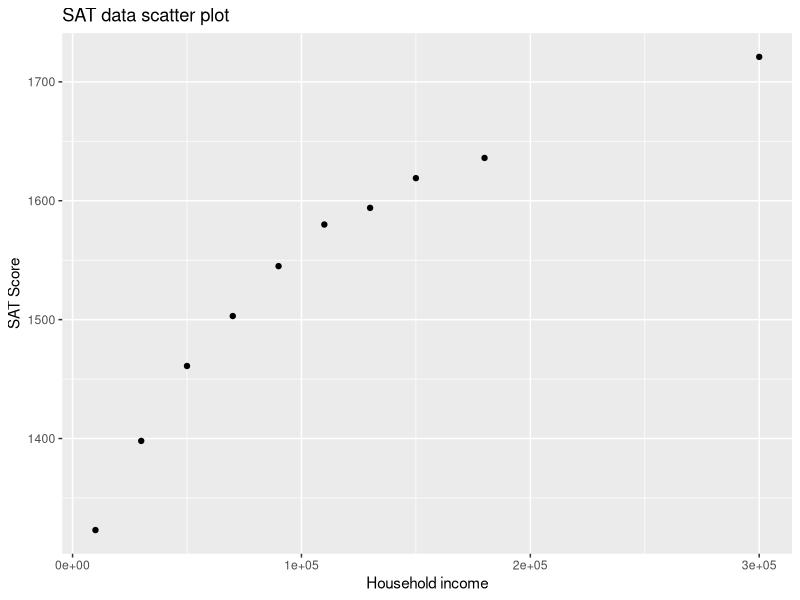
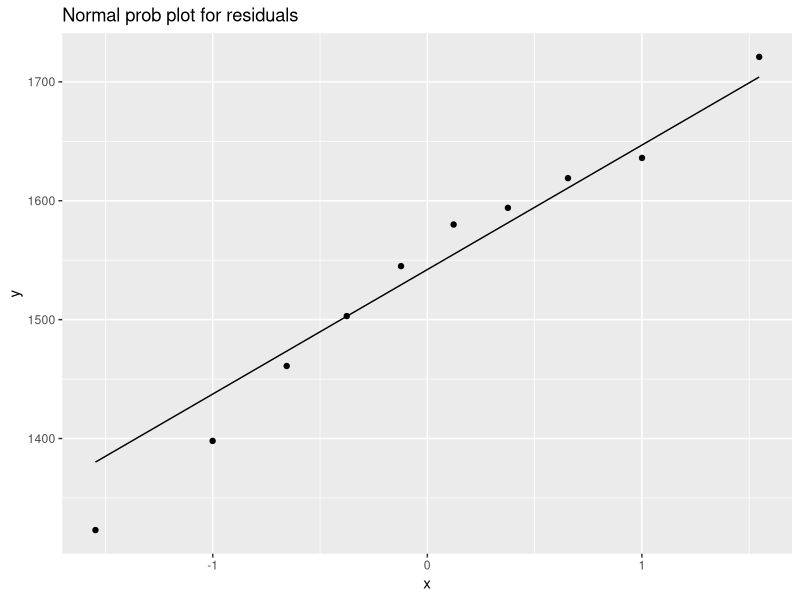
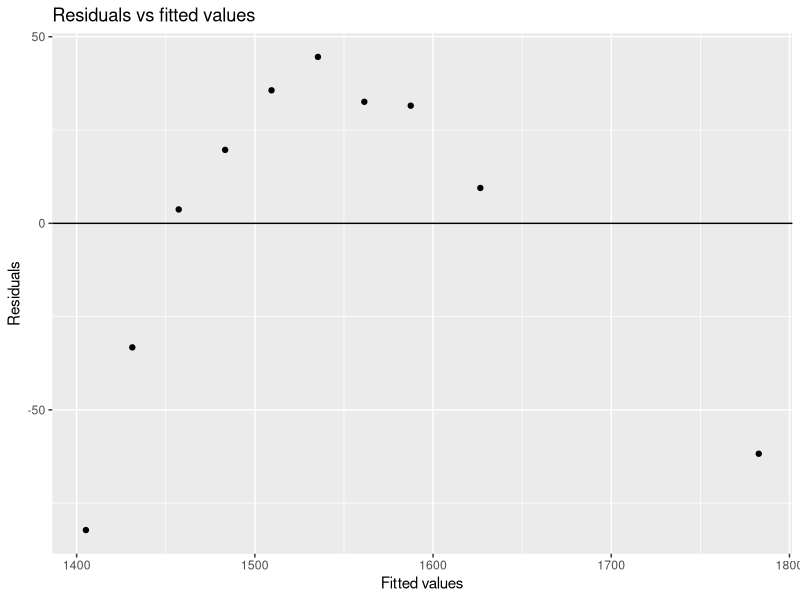
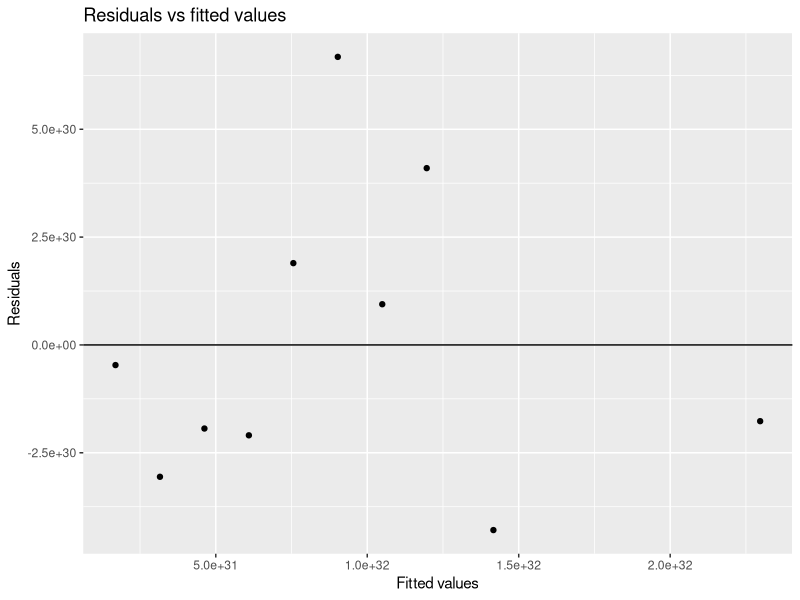
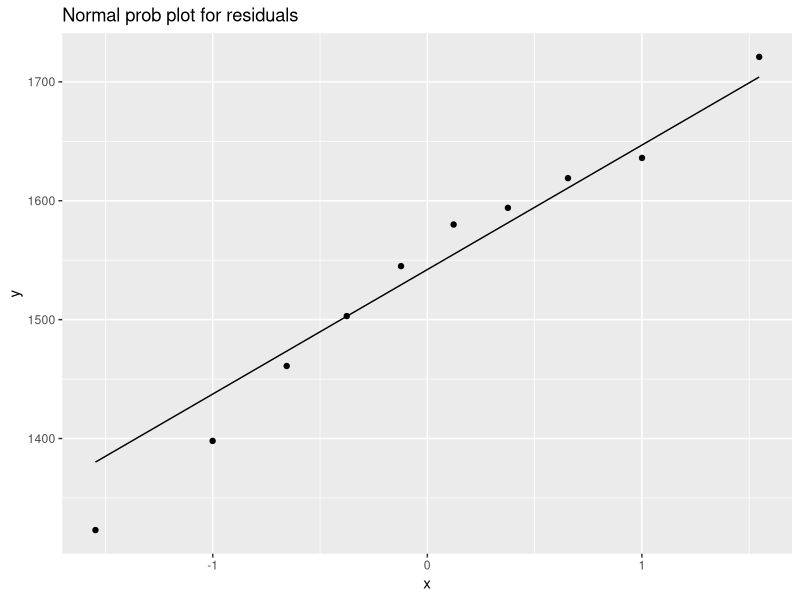

Reproduce these figures in R, in order.
## ---- chunk 1
###########################
# DEFAULT SETTINGS
###########################
knitr::opts_chunk$set(message = FALSE) # include this if you don't want markdown to knit messages
knitr::opts_chunk$set(warning = FALSE) # include this if you don't want markdown to knit warnings
knitr::opts_chunk$set(echo=TRUE) # set echo=FALSE to hide code from html output
knitr::opts_chunk$set(fig.align='center') # center aligns images 
#knitr::opts_chunk$set(out.height=400) # sets the side of plots

###########################
# LIBRARIES
###########################
library(ggplot2)
library(tidyverse)
library(gridExtra)
#library(gcookbook)
library(knitr)
# the packages below are for formatting tables 
library(kableExtra)
## ---- chunk 2
income_SAT2 <- tibble(income = c(10000, 30000, 50000, 70000, 90000, 110000,
                                 130000, 150000, 180000, 300000),
                      SAT_score = c(1323, 1398, 1461, 1503, 1545, 1580, 1594,
                                     1619, 1636, 1721))
SLR_SAT <- lm(SAT_score ~ income, income_SAT2)
summary(SLR_SAT)
## ---- chunk 3
ggplot(income_SAT2, aes(x=income ,y=SAT_score)) +
  geom_point() + 
  labs(title="SAT data scatter plot", x="Household income", y="SAT Score")
## ---- chunk 4
income_SAT2 <- income_SAT2 %>% mutate(resids = SLR_SAT$residuals,
                                      fits = SLR_SAT$fitted.values)
ggplot(income_SAT2, aes(sample=SAT_score)) +
  stat_qq() + 
  stat_qq_line() + 
  labs(title="Normal prob plot for residuals")
## ---- chunk 5
ggplot(income_SAT2, aes(x=fits, y=resids)) +
  geom_point() + 
  labs(title="Residuals vs fitted values", x="Fitted values", y="Residuals") +
  geom_hline(yintercept=0)
## ---- chunk 6
income_SAT_trans <- income_SAT2 %>% mutate(SAT_score_trans = SAT_score^10)
SLR_SAT_trans <- lm(SAT_score_trans ~ income, data = income_SAT_trans)
summary(SLR_SAT_trans)
## ---- chunk 7
income_SAT_trans2 <- income_SAT_trans %>% mutate(resids = SLR_SAT_trans$residuals,
                                                  fits = SLR_SAT_trans$fitted.values)
ggplot(income_SAT_trans2, aes(x=fits, y=resids)) +
  geom_point() + 
  labs(title="Residuals vs fitted values", x="Fitted values", y="Residuals") +
  geom_hline(yintercept=0)
## ---- chunk 8
ggplot(income_SAT_trans2, aes(sample=SAT_score)) +
  stat_qq() + 
  stat_qq_line() + 
  labs(title="Normal prob plot for residuals")
